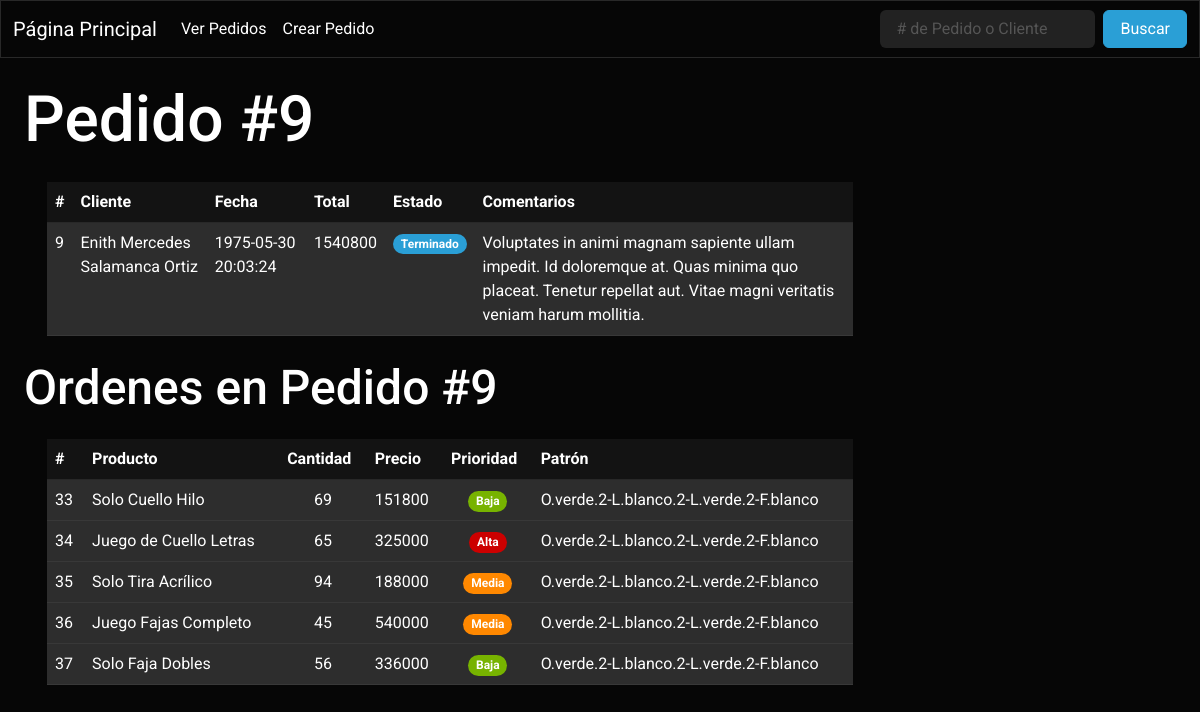
/pedidos/9, run on the app's committed database.
### tables this page shows
CREATE TABLE "Pedidos" (
	"id"	INTEGER NOT NULL UNIQUE,
	"cliente"	TEXT NOT NULL,
	"fecha"	TEXT NOT NULL,
	"total"	NUMERIC NOT NULL DEFAULT 0,
	"estado"	TEXT NOT NULL DEFAULT 'Pendiente',
	"comentarios"	TEXT,
	PRIMARY KEY("id" AUTOINCREMENT)
);

CREATE TABLE "Ordenes" (
	"id"	INTEGER NOT NULL UNIQUE,
	"id_Pedidos"	INTEGER NOT NULL,
	"producto"	TEXT NOT NULL,
	"cantidad"	INTEGER NOT NULL,
	"precio"	NUMERIC NOT NULL,
	"prioridad" TEXT NOT NULL DEFAULT 'Baja',
	"patron"	TEXT NOT NULL,
	PRIMARY KEY("id" AUTOINCREMENT),
	FOREIGN KEY("id_Pedidos") REFERENCES "Pedidos"("id")
);

### app.py (the view)
@app.route('/pedidos/<id>') # Ruta que muestra un pedido en específico.
def verPedido(id): # El argumento es el id del caso a mostrar.
    pedido = consultarDato(f'SELECT * FROM Pedidos WHERE id = {id}') # Ejecutar una solicitud SQL, guardar el resultado en una variable.
    if pedido: # Sí la consulta arroja resultados.
        datos = { # Datos a mostrar en la página.
            'pestaña': f'Pedido #{id}',
            'titulo': f'Pedido #{id}',
            'pedido': consultarDato(f'SELECT * FROM Pedidos WHERE id = {id}'),
            'ordenes': consultarQuery(f'SELECT * FROM Ordenes WHERE id_Pedidos = {id}')
            }
        return render_template('pedido.html', datos=datos) # Devuelve la plantilla html y una variable con el pedido.
    else: # Sí la consulta no arroja resultados.
        flash(['No se encontraron pedidos con el #', f'{id}'], 'Rojo') # Se envía un mensaje, la categoría del mensaje y un dato a la próxima página en mostrarse.
        return redirect(url_for('pedidos')) # Se redirige al usuario a la ruta '/pedidos'.

### app.py (called while the page is built)
def crearCursor(database): # Genera un objeto cursor a traves de una base de datos.
    conn = None
    try: # Intenta conectarse a la base de datos.
        conn = sql.connect(database) # Establece conexión con la base de datos, y en caso de no existir, la crea.
    except sql.Error as error: # En caso de no lograr conectar a la DB mostrará el error por pantalla.
        print(error)
    finally: # En caso de lograr conectar, generará el objeto cursor y lo devolverá a traves de return.
        if conn:
            cursor = conn.cursor()
            return cursor, conn # Devuelve el objeto cursor y el objeto conn para cerrar la conexión a la base de datos al final.

def consultarQuery(query): # Función que realiza una consulta tomando como argumento una query SQL.
    cursor, conn = crearCursor(database) # Creando cursor y conexión con la base de datos.
    cursor.execute(query) # Ejecutar una solicitud con el cursor.
    respuesta = cursor.fetchall() # Se vuelcan los datos en una variable.
    conn.commit() # Aplicar cambios.
    conn.close() # Cerrar conexión.
    return respuesta # Se devuelven los datos recolectados.

def consultarDato(query): # Función que realiza una consulta tomando como argumento una query SQL.
    cursor, conn = crearCursor(database) # Creando cursor y conexión con la base de datos.
    cursor.execute(query) # Ejecutar una solicitud con el cursor.
    respuesta = cursor.fetchone() # Se vuelcan el dato en una variable.
    conn.commit() # Aplicar cambios.
    conn.close() # Cerrar conexión.
    return respuesta # Se devuelven los datos recolectados.

### templates/pedido.html (shortened to what this page needs)
{% extends "navbar.html" %}
{% block content %}
<div id="pagina">
    <h1>{{ datos['titulo'] }}</h1>
    <table class="table table-hover" id="tabla">
        <thead>
            <tr>
                <th scope="col">#</th>
                <th scope="col">Cliente</th>
                <th scope="col">Fecha</th>
                <th scope="col">Total</th>
                <th scope="col">Estado</th>
                <th scope="col">Comentarios</th>
            </tr>
        </thead>
        <tbody>
            <tr class="table-light">
                <td>{{ datos['pedido'][0] }}</td>
                <td>{{ datos['pedido'][1] }}</td>
                <td>{{ datos['pedido'][2] }}</td>
                <td>{{ datos['pedido'][3] }}</td>
                {% if datos['pedido'][4] == 'Pendiente': %}
                <td class="text-center"><span class="badge rounded-pill bg-danger">{{ datos['pedido'][4] }}</span></td>
                {% elif datos['pedido'][4] == 'En Producción': %}
                <td class="text-center"><span class="badge rounded-pill bg-warning">{{ datos['pedido'][4] }}</span></td>
                {% elif datos['pedido'][4] == 'Terminado': %}
                <td class="text-center"><span class="badge rounded-pill bg-primary">{{ datos['pedido'][4] }}</span></td>
                {% elif datos['pedido'][4] == 'Entregado': %}
                <td class="text-center"><span class="badge rounded-pill bg-success">{{ datos['pedido'][4] }}</span></td>
                {% else: %}
                <td class="text-center"><span class="badge rounded-pill bg-dark">{{ datos['pedido'][4] }}</span></td>
                {% endif %}
                <td>{{ datos['pedido'][5] }}</td>
        </tbody>
    </table>
    <h2>Ordenes en {{ datos['titulo'] }}</h2>
    <table class="table table-hover" id="tabla">
        <thead>
            <tr>
                <th scope="col">#</th>
                <th scope="col">Producto</th>
                <th scope="col">Cantidad</th>
                <th scope="col">Precio</th>
                <th scope="col">Prioridad</th>
                <th scope="col">Patrón</th>
            </tr>
        </thead>
        <tbody>
            {% for orden in datos['ordenes'] %}
            <tr class="table-light">
                <td>{{ orden[0] }}</td>
                <td>{{ orden[2] }}</td>
                <td class="text-center">{{ orden[3] }}</td>
                <td>{{ orden[4] }}</td>
                {% if orden[5] == 'Alta': %}
                <td class="text-center"><span class="badge rounded-pill bg-danger">{{ orden[5] }}</span></td>
                {% elif orden[5] == 'Media': %}
                <td class="text-center"><span class="badge rounded-pill bg-warning">{{ orden[5] }}</span></td>
                {% elif orden[5] == 'Baja': %}
                <td class="text-center"><span class="badge rounded-pill bg-success">{{ orden[5] }}</span></td>
                {% else: %}
                <td class="text-center"><span class="badge rounded-pill bg-dark">{{ orden[5] }}</span></td>
                {% endif %}
                <td>{{ orden[6] }}</td>
            </tr>
            {% endfor %}
        </tbody>
    </table>
</div>
{% endblock %}

### static/css/main.css (style rules this page uses)
body { font-family: system-ui, -apple-system, BlinkMacSystemFont, 'Segoe UI', Roboto, Oxygen, Ubuntu, Cantarell, 'Open Sans', 'Helvetica Neue', sans-serif; background-color: black; color: white; }
#pagina { margin: 2%; }
#tabla { margin: 2%; max-width: 70%; }

### data on the page
Pedidos: id "9", cliente "Enith Mercedes Salamanca Ortiz", fecha "1975-05-30 20:03:24", total "1540800", estado "Terminado", comentarios "Voluptates in animi magnam sapiente ullam impedit. Id doloremque at. Quas minima quo placeat. Tenetur repellat aut. Vitae magni veritatis veniam harum mollitia."
Ordenes: id "33", producto "Solo Cuello Hilo", cantidad "69", precio "151800", prioridad "Baja", patron "O.verde.2-L.blanco.2-L.verde.2-F.blanco"
Ordenes: id "34", producto "Juego de Cuello Letras", cantidad "65", precio "325000", prioridad "Alta", patron "O.verde.2-L.blanco.2-L.verde.2-F.blanco"
Ordenes: id "35", producto "Solo Tira Acrílico", cantidad "94", precio "188000", prioridad "Media", patron "O.verde.2-L.blanco.2-L.verde.2-F.blanco"
Ordenes: id "36", producto "Juego Fajas Completo", cantidad "45", precio "540000", prioridad "Media", patron "O.verde.2-L.blanco.2-L.verde.2-F.blanco"
Ordenes: id "37", producto "Solo Faja Dobles", cantidad "56", precio "336000", prioridad "Baja", patron "O.verde.2-L.blanco.2-L.verde.2-F.blanco"

### other printed values
{{ datos['titulo'] }} "Pedido #9"
